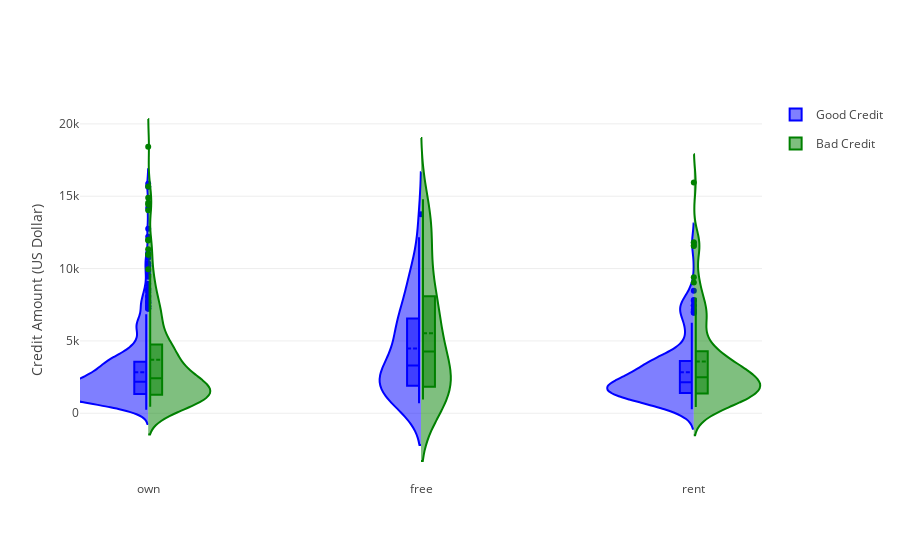

The code cell stored with this chart in its notebook:
### Code cell
fig = {
    "data": [
        {
            "type": 'violin',
            "x": df_good['Housing'],
            "y": df_good['Credit amount'],
            "legendgroup": 'Good Credit',
            "scalegroup": 'No',
            "name": 'Good Credit',
            "side": 'negative',
            "box": {
                "visible": True
            },
            "meanline": {
                "visible": True
            },
            "line": {
                "color": 'blue'
            }
        },
        {
            "type": 'violin',
            "x": df_bad['Housing'],
            "y": df_bad['Credit amount'],
            "legendgroup": 'Bad Credit',
            "scalegroup": 'No',
            "name": 'Bad Credit',
            "side": 'positive',
            "box": {
                "visible": True
            },
            "meanline": {
                "visible": True
            },
            "line": {
                "color": 'green'
            }
        }
    ],
    "layout" : {
        "yaxis": {
            "zeroline": False,
            "title": 'Credit Amount (US Dollar)'
        },
        "violingap": 0,
        "violinmode": "overlay"
    }
}


py.iplot(fig, filename = 'violin/split', validate = False)

# Highest values come from category "free" and we have a different distribuition by Risk.

# violin plot
# > https://www.youtube.com/watch?v=M6Nu59Fsyyw
# > https://www.youtube.com/watch?v=h6jm4Rmgvcw

### Figure 1 — Plotly figure (JSON) as saved in the notebook; plotly's stock layout.template omitted (floating-point values rounded to 4 significant figures; data arrays with more than 128 entries replaced by an {"elided": "..."} marker saying what was removed)
{"data": [{"box": {"visible": true}, "legendgroup": "Good Credit", "line": {"color": "blue"}, "meanline": {"visible": true}, "name": "Good Credit", "scalegroup": "No", "side": "negative", "type": "violin", "x": {"elided": "700 str values"}, "y": {"elided": "700 int values"}}, {"box": {"visible": true}, "legendgroup": "Bad Credit", "line": {"color": "green"}, "meanline": {"visible": true}, "name": "Bad Credit", "scalegroup": "No", "side": "positive", "type": "violin", "x": {"elided": "300 str values"}, "y": {"elided": "300 int values"}}], "layout": {"violingap": 0, "violinmode": "overlay", "yaxis": {"title": "Credit Amount (US Dollar)", "zeroline": false}}}
